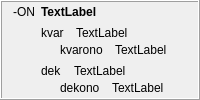
            <widget class="QFrame" name="frame_31">
             <property name="frameShape">
              <enum>QFrame::Box</enum>
             </property>
             <property name="frameShadow">
              <enum>QFrame::Raised</enum>
             </property>
             <layout class="QHBoxLayout" name="horizontalLayout_53">
              <property name="topMargin">
               <number>3</number>
              </property>
              <property name="bottomMargin">
               <number>3</number>
              </property>
              <item>
               <widget class="QLabel" name="label_306">
                <property name="sizePolicy">
                 <sizepolicy hsizetype="Maximum" vsizetype="Preferred">
                  <horstretch>0</horstretch>
                  <verstretch>0</verstretch>
                 </sizepolicy>
                </property>
                <property name="text">
                 <string>-ON</string>
                </property>
                <property name="alignment">
                 <set>Qt::AlignHCenter|Qt::AlignTop</set>
                </property>
                <property name="tipo" stdset="0">
                 <string>afikso</string>
                </property>
               </widget>
              </item>
              <item>
               <layout class="QVBoxLayout" name="verticalLayout_391">
                <item>
                 <widget class="QLabel" name="Lec09_Label699">
                  <property name="sizePolicy">
                   <sizepolicy hsizetype="Preferred" vsizetype="Maximum">
                    <horstretch>0</horstretch>
                    <verstretch>0</verstretch>
                   </sizepolicy>
                  </property>
                  <property name="styleSheet">
                   <string notr="true">font-weight: bold;</string>
                  </property>
                  <property name="text">
                   <string>TextLabel</string>
                  </property>
                  <property name="wordWrap">
                   <bool>true</bool>
                  </property>
                 </widget>
                </item>
                <item>
                 <layout class="QVBoxLayout" name="verticalLayout_45">
                  <item>
                   <layout class="QVBoxLayout" name="verticalLayout_392">
                    <property name="spacing">
                     <number>3</number>
                    </property>
                    <item>
                     <layout class="QHBoxLayout" name="horizontalLayout_637">
                      <property name="spacing">
                       <number>12</number>
                      </property>
                      <item>
                       <widget class="neklakebla_nova" name="Lec09_Button661">
                        <property name="text">
                         <string>kvar</string>
                        </property>
                        <property name="wordWrap">
                         <bool>true</bool>
                        </property>
                       </widget>
                      </item>
                      <item>
                       <widget class="QLabel" name="Lec09_Label700">
                        <property name="sizePolicy">
                         <sizepolicy hsizetype="Expanding" vsizetype="Preferred">
                          <horstretch>0</horstretch>
                          <verstretch>0</verstretch>
                         </sizepolicy>
                        </property>
                        <property name="text">
                         <string>TextLabel</string>
                        </property>
                        <property name="wordWrap">
                         <bool>true</bool>
                        </property>
                       </widget>
                      </item>
                     </layout>
                    </item>
                    <item>
                     <layout class="QHBoxLayout" name="horizontalLayout_638">
                      <property name="spacing">
                       <number>12</number>
                      </property>
                      <item>
                       <widget class="label_sago_reversa" name="label_401">
                        <property name="sizePolicy">
                         <sizepolicy hsizetype="Maximum" vsizetype="Preferred">
                          <horstretch>0</horstretch>
                          <verstretch>0</verstretch>
                         </sizepolicy>
                        </property>
                        <property name="text">
                         <string/>
                        </property>
                        <property name="pixmap">
                         <pixmap resource="../resources/ikonoj.qrc">:/ikonoj/sago_revena.png</pixmap>
                        </property>
                       </widget>
                      </item>
                      <item>
                       <widget class="neklakebla_nova" name="Lec09_Button662">
                        <property name="text">
                         <string>kvarono</string>
                        </property>
                        <property name="wordWrap">
                         <bool>true</bool>
                        </property>
                       </widget>
                      </item>
                      <item>
                       <widget class="QLabel" name="Lec09_Label701">
                        <property name="sizePolicy">
                         <sizepolicy hsizetype="Expanding" vsizetype="Preferred">
                          <horstretch>0</horstretch>
                          <verstretch>0</verstretch>
                         </sizepolicy>
                        </property>
                        <property name="text">
                         <string>TextLabel</string>
                        </property>
                        <property name="wordWrap">
                         <bool>true</bool>
                        </property>
                       </widget>
                      </item>
                     </layout>
                    </item>
                   </layout>
                  </item>
                 </layout>
                </item>
                <item>
                 <layout class="QVBoxLayout" name="verticalLayout_393">
                  <property name="spacing">
                   <number>3</number>
                  </property>
                  <item>
                   <layout class="QHBoxLayout" name="horizontalLayout_639">
                    <property name="spacing">
                     <number>12</number>
                    </property>
                    <item>
                     <widget class="neklakebla_nova" name="Lec09_Button61">
                      <property name="text">
                       <string>dek</string>
                      </property>
                      <property name="wordWrap">
                       <bool>true</bool>
                      </property>
                     </widget>
                    </item>
                    <item>
                     <widget class="QLabel" name="Lec09_Label62">
                      <property name="sizePolicy">
                       <sizepolicy hsizetype="Expanding" vsizetype="Preferred">
                        <horstretch>0</horstretch>
                        <verstretch>0</verstretch>
                       </sizepolicy>
                      </property>
                      <property name="text">
                       <string>TextLabel</string>
                      </property>
                      <property name="wordWrap">
                       <bool>true</bool>
                      </property>
                     </widget>
                    </item>
                   </layout>
                  </item>
                  <item>
                   <layout class="QHBoxLayout" name="horizontalLayout_640">
                    <property name="spacing">
                     <number>12</number>
                    </property>
                    <item>
                     <widget class="label_sago_reversa" name="label_402">
                      <property name="sizePolicy">
                       <sizepolicy hsizetype="Maximum" vsizetype="Preferred">
                        <horstretch>0</horstretch>
                        <verstretch>0</verstretch>
                       </sizepolicy>
                      </property>
                      <property name="text">
                       <string/>
                      </property>
                      <property name="pixmap">
                       <pixmap resource="../resources/ikonoj.qrc">:/ikonoj/sago_revena.png</pixmap>
                      </property>
                     </widget>
                    </item>
                    <item>
                     <widget class="neklakebla_nova" name="Lec09_Button62">
                      <property name="text">
                       <string>dekono</string>
                      </property>
                      <property name="wordWrap">
                       <bool>true</bool>
                      </property>
                     </widget>
                    </item>
                    <item>
                     <widget class="QLabel" name="Lec09_Label63">
                      <property name="sizePolicy">
                       <sizepolicy hsizetype="Expanding" vsizetype="Preferred">
                        <horstretch>0</horstretch>
                        <verstretch>0</verstretch>
                       </sizepolicy>
                      </property>
                      <property name="text">
                       <string>TextLabel</string>
                      </property>
                      <property name="wordWrap">
                       <bool>true</bool>
                      </property>
                     </widget>
                    </item>
                   </layout>
                  </item>
                 </layout>
                </item>
               </layout>
              </item>
             </layout>
            </widget>
